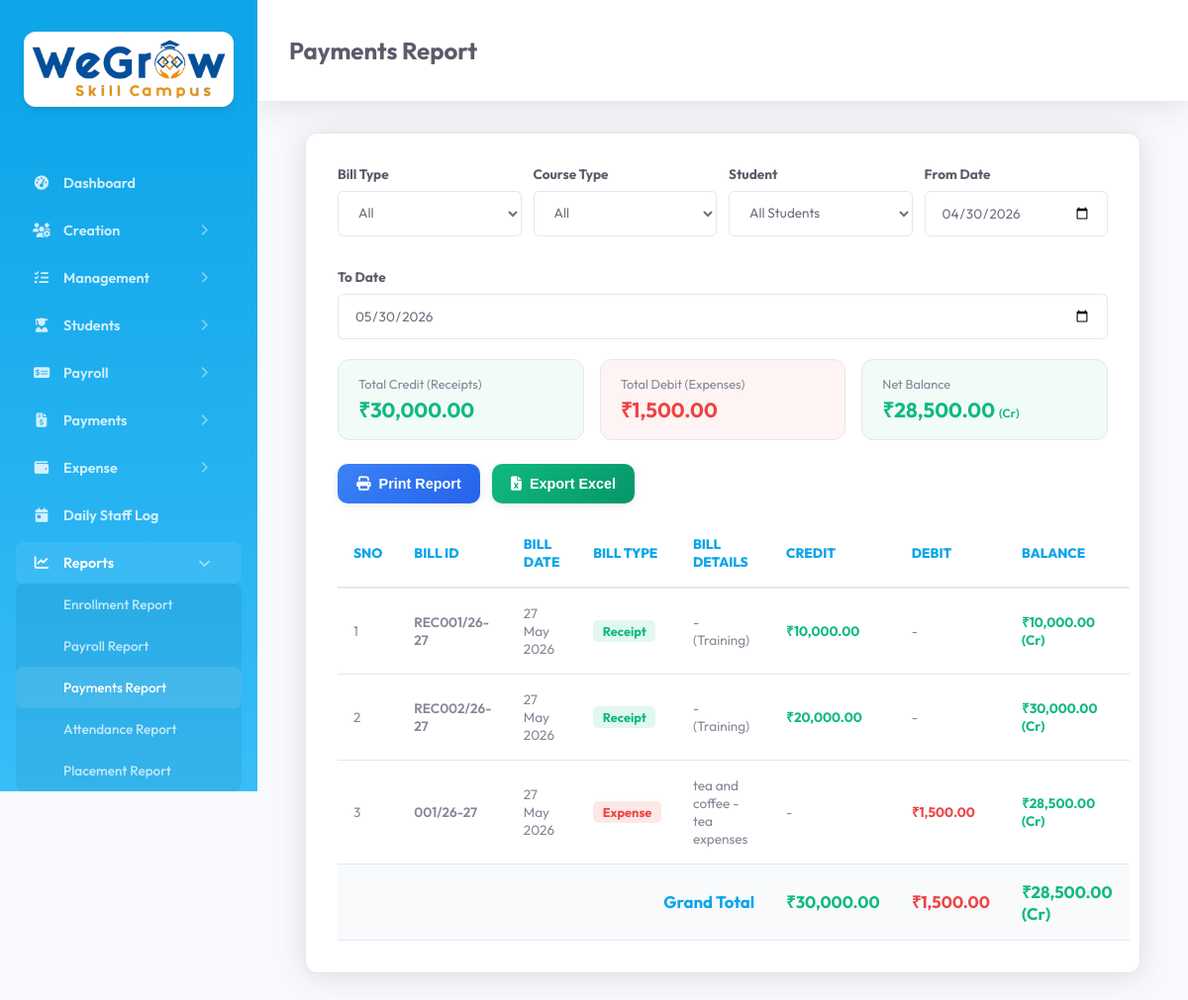
/report_payments.php (signed in), run on an earlier commit of the app's database.
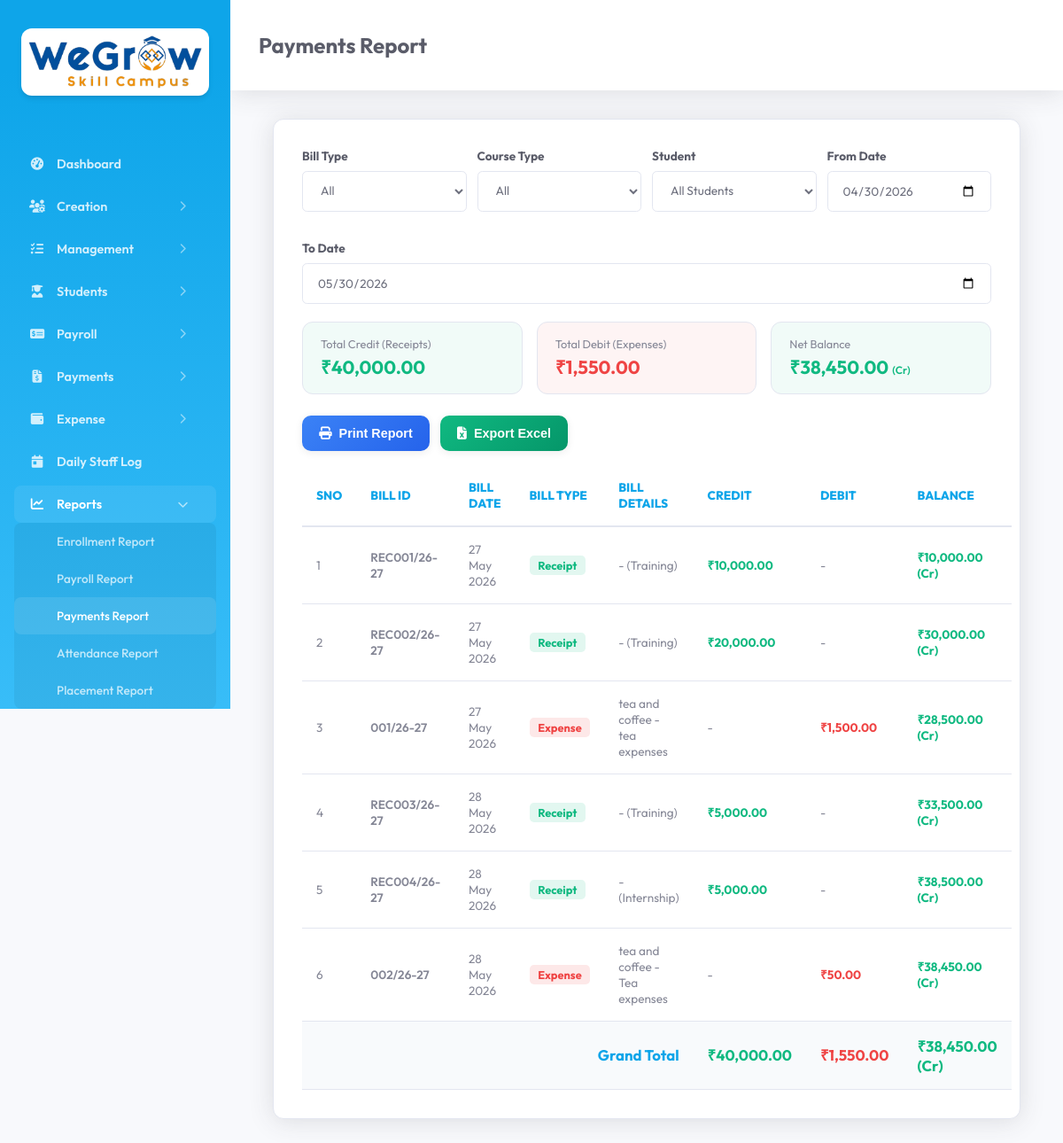
And on a later commit of the database.
### tables this page shows
CREATE TABLE `tc_payment` (
  `id` int(11) NOT NULL AUTO_INCREMENT,
  `created_date_time` datetime DEFAULT NULL,
  `updated_date_time` datetime DEFAULT NULL,
  `company_id` mediumtext DEFAULT NULL,
  `payment_id` mediumtext DEFAULT NULL,
  `course_type` mediumtext DEFAULT NULL,
  `payment_date` mediumtext DEFAULT NULL,
  `payment_mode` mediumtext DEFAULT NULL,
  `bank` mediumtext DEFAULT NULL,
  `amount` mediumtext DEFAULT NULL,
  `total_amount` mediumtext DEFAULT NULL,
  `student_id` mediumtext DEFAULT NULL,
  `description` mediumtext DEFAULT NULL,
  `enrollment_id` mediumtext DEFAULT NULL,
  `deleted` int(11) NOT NULL DEFAULT 0,
  PRIMARY KEY (`id`)
);

CREATE TABLE `tc_expense_entry` (
  `id` int(11) NOT NULL AUTO_INCREMENT,
  `created_date_time` datetime DEFAULT NULL,
  `updated_date_time` datetime DEFAULT NULL,
  `company_id` mediumtext DEFAULT NULL,
  `expense_entry_id` mediumtext DEFAULT NULL,
  `expense_category_id` mediumtext DEFAULT NULL,
  `expense_entry_date` mediumtext DEFAULT NULL,
  `payment_mode` mediumtext DEFAULT NULL,
  `bank` mediumtext DEFAULT NULL,
  `amount` mediumtext DEFAULT NULL,
  `total_amount` mediumtext DEFAULT NULL,
  `attachments` mediumtext DEFAULT NULL,
  `deleted` int(11) NOT NULL DEFAULT 0,
  `expense_entry_number` mediumtext DEFAULT NULL,
  `description` mediumtext DEFAULT NULL,
  PRIMARY KEY (`id`)
);

### main/config.php (called while the page is built, shortened)
<?php
    class Database {
        private $host = "localhost";
        private $dbname = "training_center_db";
        private $username = "root";
        private $password = "";
        public function connect() {
            try {
                $this->conn = new PDO(
                    "mysql:host=".$this->host.";dbname=".$this->dbname,
                    $this->username,
                    $this->password
                );
                $this->conn->setAttribute(PDO::ATTR_ERRMODE, PDO::ERRMODE_EXCEPTION);
                $this->conn->exec("SET NAMES utf8");
                return $this->conn;
            }
            catch(PDOException $e) {
                echo "Database Connection Failed : ".$e->getMessage();
                exit;
            }
        }
    }
?>

### common_file.php (called while the page is built, shortened)
<?php
    require_once 'main/basic_functions.php';
    require_once 'main/report_functions.php';
    $bf = new Report_Functions();
?>

### main/report_functions.php (called while the page is built, shortened)
<?php
    include_once("config.php");
    include_once("basic_functions.php");
    class Report_Functions extends Basic_Functions {
        public function getPaymentReportList($course_type, $student_id, $from_date, $to_date, $bill_type = '', $expense_category_id = '') {
            $results = [];
            if (empty($bill_type) || $bill_type == 'Receipt') {
                $where = ["deleted = 0", "company_id = :comp_id"];
                $params = [':comp_id' => $_SESSION['company_id']];
                if (!empty($from_date)) {
                    $where[] = "payment_date >= :from_date";
                    $params[':from_date'] = $from_date;
                }
                if (!empty($to_date)) {
                    $where[] = "payment_date <= :to_date";
                    $params[':to_date'] = $to_date;
                }
                $whereClause = " WHERE " . implode(" AND ", $where);
                $query = "SELECT * FROM {$GLOBALS['payment_table']} $whereClause ORDER BY payment_date ASC";
                $receipts = $this->getQueryRecords($query, $params);
                foreach ($receipts as $r) {
                    $student_name = '';
                    $student_dec_id = '';
                    $table = ($r['course_type'] === 'internship') ? $GLOBALS['enrollment_internship_table'] : $GLOBALS['enrollment_table'];
                    $id_field = ($r['course_type'] === 'internship') ? 'enrollment_internship_id' : 'enrollment_id';
                    $stu_rec = $this->getTableRecords($table, $id_field, $r['student_id']);
                    $results[] = [
                        'bill_id' => $r['payment_id'] ?? '',
                        'bill_date' => $r['payment_date'],
                        'bill_type' => 'Receipt',
                        'bill_details' => $student_dec_id . ' - ' . $student_name . ' (' . ucfirst($r['course_type']) . ')',
                        'credit' => floatval($r['total_amount']),
                        'debit' => 0,
                        'raw' => $r
                    ];
                }
            }
            if (empty($bill_type) || $bill_type == 'Expense') {
                $where = ["deleted = 0", "company_id = :comp_id"];
                $params = [':comp_id' => $_SESSION['company_id']];
                if (!empty($from_date)) {
                    $where[] = "expense_entry_date >= :from_date";
                    $params[':from_date'] = $from_date;
                }
                if (!empty($to_date)) {
                    $where[] = "expense_entry_date <= :to_date";
                    $params[':to_date'] = $to_date;
                }
                $whereClause = " WHERE " . implode(" AND ", $where);
                $query = "SELECT * FROM {$GLOBALS['expense_entry_table']} $whereClause ORDER BY expense_entry_date ASC";
                $expenses = $this->getQueryRecords($query, $params);
                foreach ($expenses as $e) {
                    $category_name = '';
                    if (!empty($e['expense_category_id'])) {
                        $category_name = $this->getTableColumnValue($GLOBALS['expense_category_table'], 'expense_category_id', $e['expense_category_id'], 'expense_category_name') ?: '';
                    }
                    $detail = $category_name;
                    if (!empty($e['description'])) {
                        $detail .= (!empty($detail) ? ' - ' : '') . $e['description'];
                    }
                    $results[] = [
                        'bill_id' => $e['expense_entry_number'] ?? '',
                        'bill_date' => $e['expense_entry_date'],
                        'bill_type' => 'Expense',
                        'bill_details' => $detail,
                        'credit' => 0,
                        'debit' => floatval($e['total_amount']),
                        'raw' => $e
                    ];
                }
            }
            usort($results, function($a, $b) {
                return strtotime($a['bill_date']) - strtotime($b['bill_date']);
            });
            return $results;
        }
    }

### main/basic_functions.php (called while the page is built, shortened)
<?php
    include_once("config.php");
    class Basic_Functions extends Database {
        public $con;
        public function getCompanyId() {
            return $_SESSION['company_id'] ?? null;
        }
        public function getTableRecords($table, $field = '', $value = '', $orderby = 'id DESC') {
            $con = $this->con;
            $sql = "SELECT * FROM $table WHERE deleted = :deleted";
            $params = [":deleted" => 0];
            $company_id = $this->getCompanyId();
            if ($company_id && $table !== $GLOBALS['company_table'] && $table !== $GLOBALS['role_table'] && $table !== $GLOBALS['user_table'] && $table !== $GLOBALS['course_table']) {
                $sql .= " AND company_id = :comp_company_id";
                $params[':comp_company_id'] = $company_id;
            }
            if (!empty($field)) {
                $sql .= " AND $field = :$field";
                $params[":$field"] = $value;
            }
            $sql .= " ORDER BY $orderby";
            $stmt = $con->prepare($sql);
            $stmt->execute($params);
            return $stmt->fetchAll();
        }
        public function getTableColumnValue($table, $field, $value, $return_field) {
            $con = $this->con;
            $sql = "SELECT {$return_field}
                    FROM {$table}
                    WHERE {$field} = :value
                    AND deleted = :deleted";
            $params = array(
                ':value' => $value,
                ':deleted' => 0
            );
            $company_id = $this->getCompanyId();
            if ($company_id && $table !== $GLOBALS['company_table'] && $table !== $GLOBALS['role_table'] && $table !== $GLOBALS['user_table']) {
                $sql .= " AND company_id = :comp_company_id";
                $params[':comp_company_id'] = $company_id;
            }
            $sql .= " LIMIT 1";
            $stmt = $con->prepare($sql);
            $stmt->execute($params);
            $result = $stmt->fetch();
            return !empty($result[$return_field]) ? $result[$return_field] : "";
        }
        public function getQueryRecords($query, $params = []) {
            $con = $this->con;
            $stmt = $con->prepare($query);
            $stmt->execute($params);
            return $stmt->fetchAll();
        }
    }
?>

### report_payments.php (the view, shortened to what the rows shown need)
<?php require_once 'common_file.php';
$from_page = 'Payments Report';
$from_date = date('Y-m-d', strtotime('-30 days'));
$to_date = date('Y-m-d');
$bill_type = '';
$course_type = '';
$student_id = '';
$expense_category_id = '';
$payments = $bf->getPaymentReportList($course_type, $student_id, $from_date, $to_date, $bill_type, $expense_category_id);
?>
<!DOCTYPE html>
<html lang="en">
<head>
    <link rel="stylesheet" href="assets/css/style.css">
</head>
<body>
    <?php include 'sidebar.php'; ?>
    <div class="main-content update_content">
        <div class="header">
            <h2><?php if(!empty($from_page)) echo ucfirst($from_page); ?></h2>
        </div>
        <div class="module-section">
            <div id="course_list">
                <table class="responsive table table-bordered" id="payment_report_table">
                    <thead>
                        <tr>
                            <th>Sno</th>
                            <th>Bill ID</th>
                            <th>Bill Date</th>
                            <th>Bill Type</th>
                            <th>Bill Details</th>
                            <th>Credit</th>
                            <th>Debit</th>
                            <th>Balance</th>
                        </tr>
                    </thead>
                    <tbody>
                        <?php
                            $sno = 1;
                            if(!empty($payments)) {
                                foreach ($payments as $p) {
                        ?>
                                    <tr>
                                        <td><?php echo $sno++; ?></td>
                                        <td><span style="font-weight: 600;"><?php echo htmlspecialchars($p['bill_id']); ?></span></td>
                                        <td><?php echo date('d M Y', strtotime($p['bill_date'])); ?></td>
                                        <td>
                                            <span class="<?php echo $p['bill_type'] === 'Receipt' ? 'bill-type-receipt' : 'bill-type-expense'; ?>">
                                                <?php echo $p['bill_type']; ?>
                                            </span>
                                        </td>
                                        <td><?php echo htmlspecialchars($p['bill_details']); ?></td>
                                        <td>
                                            <?php if($p['credit'] > 0) { ?>
                                                <span class="credit-amount">₹<?php echo number_format($p['credit'], 2); ?></span>
                                            <?php } else { echo '-'; } ?>
                                        </td>
                                        <td>
                                            <?php if($p['debit'] > 0) { ?>
                                                <span class="debit-amount">₹<?php echo number_format($p['debit'], 2); ?></span>
                                            <?php } else { echo '-'; } ?>
                                        </td>
                                        <td>
                                            <span class="<?php echo $p['balance'] >= 0 ? 'balance-credit' : 'balance-debit'; ?>">
                                                ₹<?php echo number_format(abs($p['balance']), 2); ?>
                                                <?php echo $p['balance'] >= 0 ? '(Cr)' : '(Dr)'; ?>
                                            </span>
                                        </td>
                                    </tr>
                                <?php } ?>
                            <?php } else { ?>
                                <tr>
                                    <td colspan="8" style="text-align:center; padding: 2rem; color: var(--text-muted);">No records found.</td>
                                </tr>
                        <?php } ?>
                    </tbody>
                </table>
            </div>
        </div>
    </div>
</body>
</html>

What changed in the data, as far as the page shows it:
added tc_payment: payment "REC003/26-27", payment_date "28 May 2026", bill_type "Receipt", bill_details "- (Training)", credit "5,000.00", balance "33,500.00"
added tc_payment: payment "REC004/26-27", payment_date "28 May 2026", bill_type "Receipt", bill_details "- (Internship)", credit "5,000.00", balance "38,500.00"
added tc_expense_entry: expense_entry_number "002/26-27", expense_entry_date "28 May 2026", bill_type "Expense", bill_details "tea and coffee - Tea expenses", debit "50.00", balance "38,450.00"
Also different on the page:
$total_credit: "30,000.00" → "40,000.00"
$total_debit: "1,500.00" → "1,550.00"
abs($net_balance): "28,500.00" → "38,450.00"
